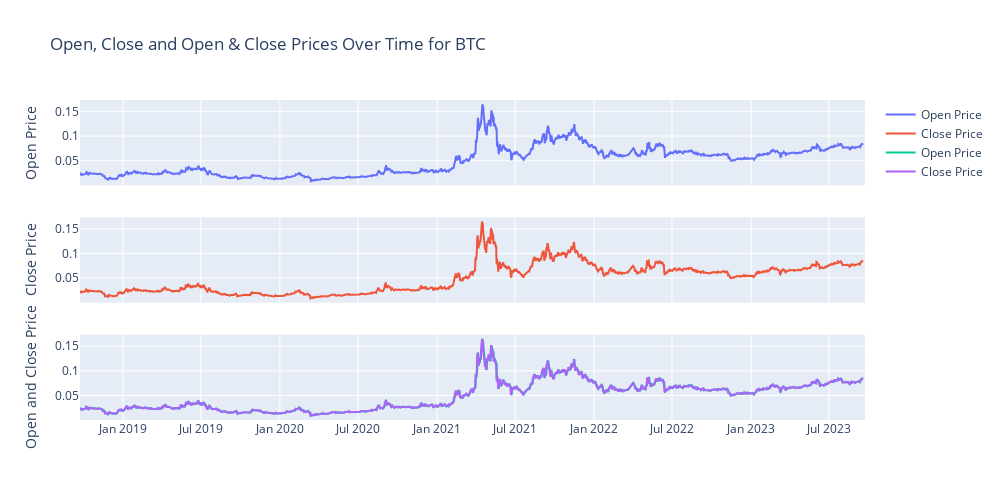

Write notebook code for a chart like this one.
### Markdown cell above
### Now, subplots for Open and Closed Prices

### Code cell
#Subplots for open and close prices

fig = make_subplots(rows=3, cols=1, shared_xaxes=True, vertical_spacing=0.1)

# First subplot (Open Price)
fig.add_trace(go.Scatter(x=TRON['Date'], y=TRON['Open'], mode='lines', name='Open Price'), row=1, col=1)
fig.update_yaxes(title_text="Open Price", row=1, col=1)

# Second subplot (Close Price)
fig.add_trace(go.Scatter(x=TRON['Date'], y=TRON['Close'], mode='lines', name='Close Price'), row=2, col=1)
fig.update_yaxes(title_text="Close Price", row=2, col=1)

# Third subplot(Open and Close Prices)
fig.add_trace(go.Scatter(x=TRON['Date'], y=TRON['Open'], mode='lines', name='Open Price'), row=3, col=1)
fig.add_trace(go.Scatter(x=TRON['Date'], y=TRON['Close'], mode='lines', name='Close Price'), row=3, col=1)
fig.update_yaxes(title_text="Open and Close Price", row=3, col=1)

# setting up the title and size of the graph
fig.update_layout(title_text="Open, Close and Open & Close Prices Over Time for BTC",
    height=500,  # Set the height
    width=1000) # width
fig.show()

### Figure 1 — Plotly figure (JSON) as saved in the notebook; plotly's stock layout.template omitted (floating-point values rounded to 4 significant figures; data arrays with more than 128 entries replaced by an {"elided": "..."} marker saying what was removed)
{"data": [{"mode": "lines", "name": "Open Price", "type": "scatter", "x": {"elided": "1827 str values"}, "xaxis": "x", "y": {"elided": "1827 float values"}, "yaxis": "y"}, {"mode": "lines", "name": "Close Price", "type": "scatter", "x": {"elided": "1827 str values"}, "xaxis": "x2", "y": {"elided": "1827 float values"}, "yaxis": "y2"}, {"mode": "lines", "name": "Open Price", "type": "scatter", "x": {"elided": "1827 str values"}, "xaxis": "x3", "y": {"elided": "1827 float values"}, "yaxis": "y3"}, {"mode": "lines", "name": "Close Price", "type": "scatter", "x": {"elided": "1827 str values"}, "xaxis": "x3", "y": {"elided": "1827 float values"}, "yaxis": "y3"}], "layout": {"height": 500, "title": {"text": "Open, Close and Open & Close Prices Over Time for BTC"}, "width": 1000, "xaxis": {"anchor": "y", "domain": [0, 1], "matches": "x3", "showticklabels": false}, "xaxis2": {"anchor": "y2", "domain": [0, 1], "matches": "x3", "showticklabels": false}, "xaxis3": {"anchor": "y3", "domain": [0, 1]}, "yaxis": {"anchor": "x", "domain": [0.7333, 1], "title": {"text": "Open Price"}}, "yaxis2": {"anchor": "x2", "domain": [0.3667, 0.6333], "title": {"text": "Close Price"}}, "yaxis3": {"anchor": "x3", "domain": [0, 0.2667], "title": {"text": "Open and Close Price"}}}}
